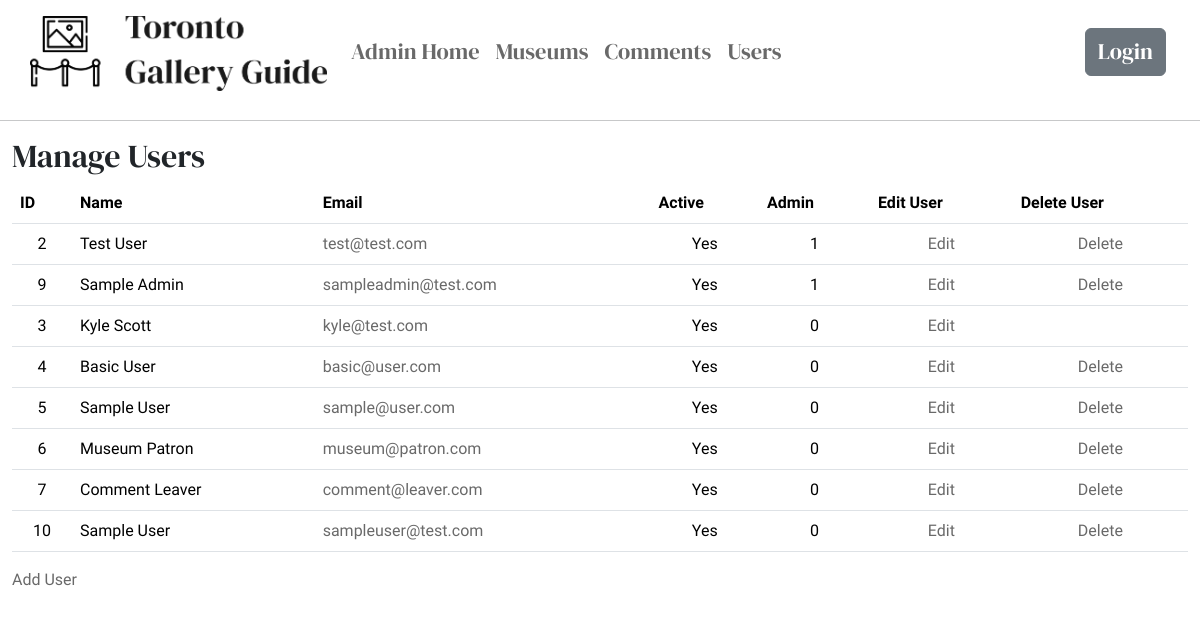
/admin/users.php (signed in), run on the app's committed database.
### tables this page shows
CREATE TABLE `users` (
  `id` int(10) UNSIGNED NOT NULL,
  `first` varchar(25) DEFAULT NULL,
  `last` varchar(25) DEFAULT NULL,
  `email` varchar(100) DEFAULT NULL,
  `password` varchar(100) DEFAULT NULL,
  `active` enum('Yes','No') NOT NULL DEFAULT 'Yes',
  `permission` tinyint(1) NOT NULL DEFAULT '0',
  `dateAdded` datetime NOT NULL DEFAULT CURRENT_TIMESTAMP ON UPDATE CURRENT_TIMESTAMP
);

### admin/users.php (the view, shortened to what this page needs)
<?php
include( '../includes/database.php' );
include( '../includes/header.php' );
$query = 'SELECT *
  FROM users
  ORDER BY permission DESC';
$result = mysqli_query( $connect, $query );
?>
<h2>Manage Users</h2>
<table class="table">
  <thead>
  <tr>
    <th scope="col">ID</th>
    <th scope="col">Name</th>
    <th scope="col">Email</th>
    <th scope="col">Active</th>
    <th scope="col">Admin</th>
    <th scope="col">Edit User</th>
    <th scope="col">Delete User</th>
  </tr>
</thead>
<tbody>
<?php while( $record = mysqli_fetch_assoc( $result ) ): ?>
    <tr>
      <td align="center"><?php echo $record['id']; ?></td>
      <td align="left"><?php echo htmlentities( $record['first'] ); ?> <?php echo htmlentities( $record['last'] ); ?></td>
      <td align="left"><a href="mailto:<?php echo htmlentities( $record['email'] ); ?>"><?php echo htmlentities( $record['email'] ); ?></a></td>
      <td align="center">
        <?php echo $record['active']; ?>
      </td>
      <td align="center">
        <?php echo $record['permission']; ?>
      </td>
      <td align="center"><a href="users_edit.php?id=<?php echo $record['id']; ?>">Edit</a></td>
      <td align="center">
        <?php if( $_SESSION['id'] != $record['id'] ): ?>
          <a href="users.php?delete=<?php echo $record['id']; ?>" onclick="return confirm('Are you sure you want to delete this user?');">Delete</a>
        <?php endif; ?>
      </td>
    </tr>
  <?php endwhile; ?>
        </tbody>
</table>
<p><a href="users_add.php"><i class="fas fa-plus-square"></i> Add User</a></p>
<?php
include( '../includes/footer.php' );
?>

### admin/css/styles.css (style rules this page uses)
h1, h2, h3, h4, h5, h6 { font-family: "DM Serif Display", serif; }
body { font-family: "Quattrocento", serif; }
a:link, a:active, a:visited { text-decoration: none; color: #696969; }

### data on the page
users: id "2", first "Test", last "User", email "test@test.com", active "Yes", permission "1"
users: id "9", first "Sample", last "Admin", email "sampleadmin@test.com", active "Yes", permission "1"
users: id "3", first "Kyle", last "Scott", email "kyle@test.com", active "Yes", permission "0"
users: id "4", first "Basic", last "User", email "basic@user.com", active "Yes", permission "0"
users: id "5", first "Sample", last "User", email "sample@user.com", active "Yes", permission "0"
users: id "6", first "Museum", last "Patron", email "museum@patron.com", active "Yes", permission "0"
users: id "7", first "Comment", last "Leaver", email "comment@leaver.com", active "Yes", permission "0"
users: id "10", first "Sample", last "User", email "sampleuser@test.com", active "Yes", permission "0"
